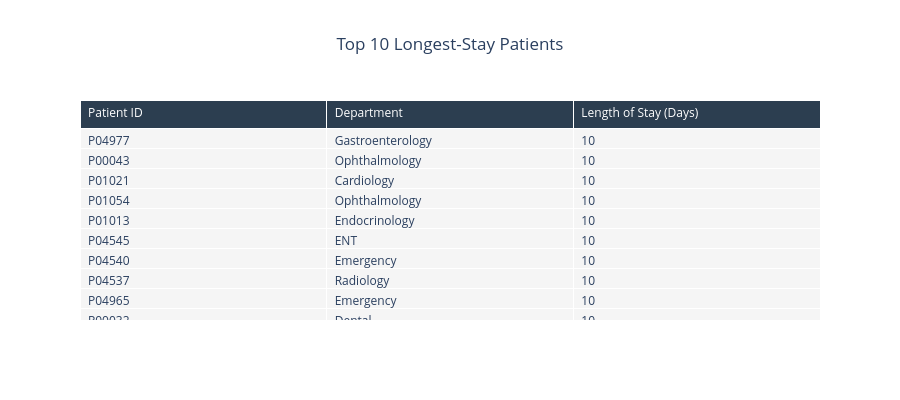

This figure's notebook cell:
### Code cell
fig_table = go.Figure(data=[go.Table(
    header=dict(values=["Patient ID", "Department", "Length of Stay (Days)"],
                fill_color="#2C3E50", font=dict(color="white", size=12), align="left"),
    cells=dict(values=[top_los["Patient_ID"], top_los["department_name"], top_los["Length_of_Stay_Days"]],
               fill_color="#F5F5F5", align="left")
)])
fig_table.update_layout(title="Top 10 Longest-Stay Patients", title_x=0.5, template="plotly_white", height=400)
fig_table.show()

### Figure 1 — Plotly figure (JSON) as saved in the notebook; plotly's stock layout.template omitted (floating-point values rounded to 4 significant figures)
{"data": [{"cells": {"align": "left", "fill": {"color": "#F5F5F5"}, "values": [["P04977", "P00043", "P01021", "P01054", "P01013", "P04545", "P04540", "P04537", "P04965", "P00032"], ["Gastroenterology", "Ophthalmology", "Cardiology", "Ophthalmology", "Endocrinology", "ENT", "Emergency", "Radiology", "Emergency", "Dental"], [10, 10, 10, 10, 10, 10, 10, 10, 10, 10]]}, "header": {"align": "left", "fill": {"color": "#2C3E50"}, "font": {"color": "white", "size": 12}, "values": ["Patient ID", "Department", "Length of Stay (Days)"]}, "type": "table"}], "layout": {"height": 400, "title": {"text": "Top 10 Longest-Stay Patients", "x": 0.5}}}
